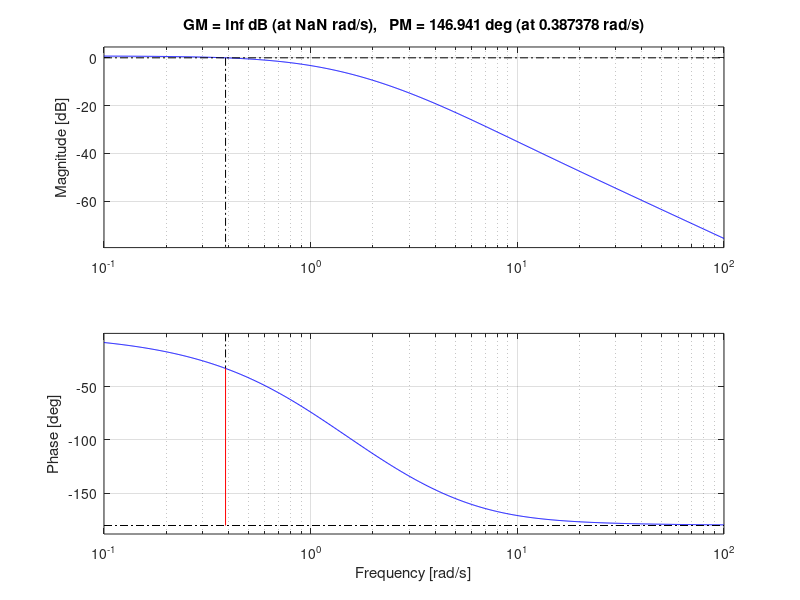

The MATLAB source for this figure:
%% ECE-311, HW-7, Problem 2, 05/21/15, Casimir Sowinski
%% Problem 2: 
% For a system with plant G_p(s) and K = 1.64, determine the gain crossover 
% frequency, phase margin, plant Type and the appropriate error 
% coefficient, Ki.
% 
% <<EQN_P2.PNG>>
% 
%% Find: 
% * Gain crossover frequency
% * Phase margin
% * Plant type
% * Error coefficient, K_i
clc
clear
%% Initialize:

% Init  vars
s       = tf('s');                  % Symbol for TF
K       = 1.64;                     % Gain
G_p     = (s+8)/((s+1)*(s+2)*(s+6)) % Plant TF
OLTF    = K*G_p                    % Open loop TF
CLTF    = OLTF/(1+OLTF)
[Gm,Pm,Wg,Wp] = margin(OLTF)

% Graph OLTF, show margins
figure(1)
margin(OLTF);

%% Results:
% * Crossover Frequency:    Wg = INF
% * Phase Margin:           Pm = 146.9 degrees
% * System Type:            Type 0
% * K_i:                    K_p = 2/3

